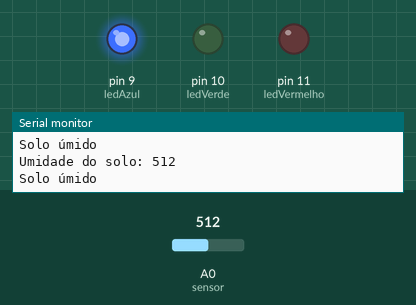
Bench run of a sketch on a simulated Arduino Uno, built with avr-gcc and run on an emulated ATmega328P. On the bench: output pins drawn as LEDs (lit = HIGH), the last lines printed to the serial monitor. The test bench sets the inputs (shaded band); at power-on: A0 (sensor) = 512.

Above: at 5.8 s.
5.9 s: A0 (sensor) set to 482
At 10.6 s:
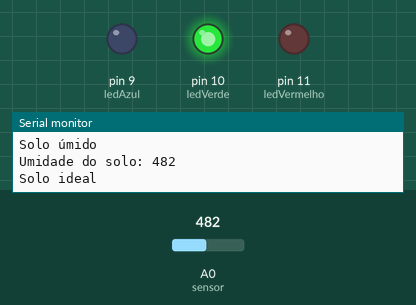
11.9 s: A0 (sensor) set to 314
17.9 s: A0 (sensor) set to 283
At 20.7 s:
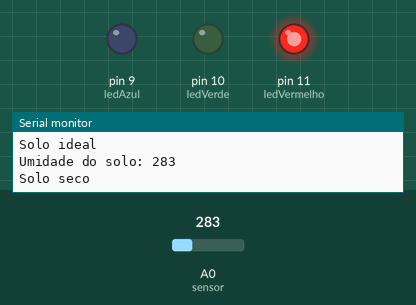
23.9 s: A0 (sensor) set to 306
At 25.7 s:
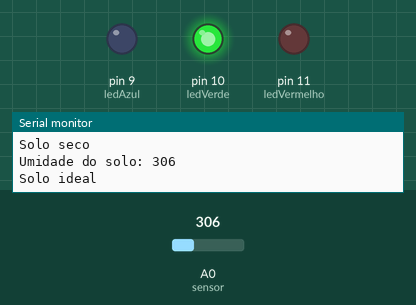
29.9 s: A0 (sensor) set to 290
At 30.8 s:
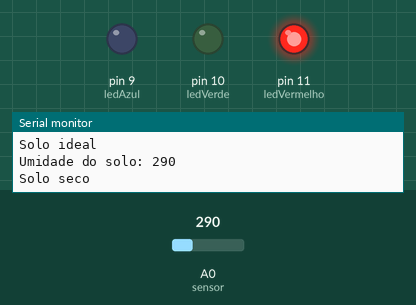
Timing chart, 0 to 32.9 s (numbered marks = the images above; inputs shaded):
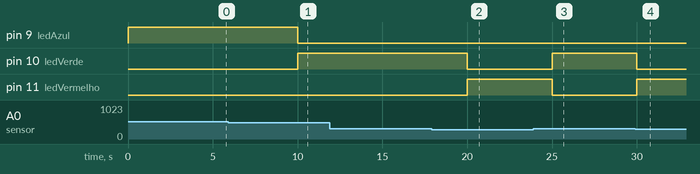

The sketch:

neat_esboo_gogo1__1_.ino
```cpp
// biblioteca para conexão serial do sensor
#include <SoftwareSerial.h>

// variável do sensor
int sensor = A0;

// pinos dos LEDs
const int ledVermelho = 11; // LED para solo seco
const int ledVerde = 10;    // LED para solo ideal
const int ledAzul = 9;      // LED para solo úmido

void setup() {
  // definir o sensor como entrada
  pinMode(sensor, INPUT);

  // configurar os pinos dos LEDs como saída
  pinMode(ledVermelho, OUTPUT);
  pinMode(ledVerde, OUTPUT);
  pinMode(ledAzul, OUTPUT);

  // iniciando o monitor serial
  Serial.begin(9600);
}

void loop() {
  // guardar o valor lido pelo sensor
  int umidade = analogRead(sensor);

  // Exibir a umidade do solo
  Serial.print("Umidade do solo: ");
  Serial.println(umidade);

  // Verificar a umidade e acender o LED correspondente
  if (umidade < 300) {
    Serial.println("Solo seco");
    digitalWrite(ledVermelho, HIGH); // acende o LED vermelho
    digitalWrite(ledVerde, LOW);      // apaga o LED verde
    digitalWrite(ledAzul, LOW);       // apaga o LED azul
  } else if (umidade >= 300 && umidade <= 500) {
    Serial.println("Solo ideal");
    digitalWrite(ledVermelho, LOW);    // apaga o LED vermelho
    digitalWrite(ledVerde, HIGH);      // acende o LED verde
    digitalWrite(ledAzul, LOW);         // apaga o LED azul
  } else {
    Serial.println("Solo úmido");
    digitalWrite(ledVermelho, LOW);     // apaga o LED vermelho
    digitalWrite(ledVerde, LOW);        // apaga o LED verde
    digitalWrite(ledAzul, HIGH);        // acende o LED azul
  }

  delay(5000); // espera 5 segundos
}
```

Measured:
- the behaviour switches between 501 and 500 on A0 (sensor) (found by bisection; images 0 and 1)
- the behaviour switches between 300 and 299 on A0 (sensor) (found by bisection; images 1 and 2)
- after the input at 5.9 s, pin 9 (ledAzul): HIGH → LOW after 4.1 s; pin 10 (ledVerde): LOW → HIGH after 4.1 s
- after the input at 17.9 s, pin 10 (ledVerde): HIGH → LOW after 2.1 s; pin 11 (ledVermelho): LOW → HIGH after 2.1 s
- after the input at 23.9 s, pin 10 (ledVerde): LOW → HIGH after 1.1 s; pin 11 (ledVermelho): HIGH → LOW after 1.1 s
- after the input at 29.9 s, pin 10 (ledVerde): HIGH → LOW after 0.10 s; pin 11 (ledVermelho): LOW → HIGH after 0.10 s
